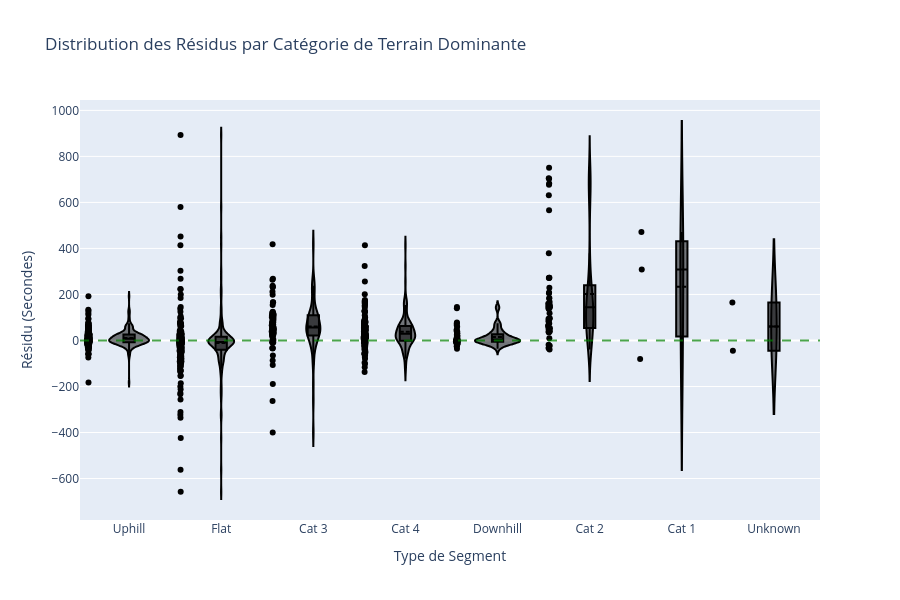

The notebook cell saved with this chart:
### Markdown cell above
## 3.6 By climb cat

### Code cell
import plotly.graph_objects as go
import pandas as pd
import numpy as np

# --- 1. PRÉPARATION ROBUSTE DES DONNÉES ---
# On s'assure de ne récupérer que les valeurs brutes pour éviter tout conflit d'index
# Si residuals est une Series, on prend .values, sinon on le prend tel quel (si c'est un array numpy)
res_values = residuals.values if hasattr(residuals, 'values') else residuals
pred_values = y_pred.values if hasattr(y_pred, 'values') else y_pred

# Création du DataFrame d'analyse en réinitialisant tout
analysis_df = X_train_ride.reset_index(drop=True).copy()

# Assignation directe des valeurs (ignore les index)
analysis_df['residual'] = res_values
analysis_df['predicted'] = pred_values

# Sécurité : Supprimer les lignes qui auraient pu rester vides (normalement 0 avec .values)
analysis_df = analysis_df.dropna(subset=['residual'])

# --- 2. DÉTERMINATION DES CATÉGORIES ---
def get_dominant_category(row):
    cats = {
        'Cat 1': row.get('cat_1_distance_km', 0),
        'Cat 2': row.get('cat_2_distance_km', 0),
        'Cat 3': row.get('cat_3_distance_km', 0),
        'Cat 4': row.get('cat_4_distance_km', 0),
        'Flat': row.get('flat_distance_km', 0),
        'Uphill': row.get('uphill_distance_km', 0),
        'Downhill': row.get('downhill_distance_km', 0)
    }
    if max(cats.values()) > 0:
        return max(cats, key=cats.get)
    return 'Unknown'

analysis_df['dominant_category'] = analysis_df.apply(get_dominant_category, axis=1)

# --- 3. PLOT ---
fig = go.Figure()

fig.add_trace(go.Violin(
    y=analysis_df['residual'],
    x=analysis_df['dominant_category'],
    name='Erreur du Modèle',
    box_visible=True,
    meanline_visible=True,
    points='all',
    jitter=0.05,
    pointpos=-1.8,
    line_color='black'
))

fig.update_layout(
    title="Distribution des Résidus par Catégorie de Terrain Dominante",
    yaxis_title="Résidu (Secondes)",
    xaxis_title="Type de Segment",
    height=600,
    showlegend=False
)

fig.add_hline(y=0, line_dash="dash", line_color="green", opacity=0.7)

fig.show()

### Figure 1 — Plotly figure (JSON) as saved in the notebook; plotly's stock layout.template omitted (floating-point values rounded to 4 significant figures; data arrays with more than 128 entries replaced by an {"elided": "..."} marker saying what was removed)
{"data": [{"box": {"visible": true}, "jitter": 0.05, "line": {"color": "black"}, "meanline": {"visible": true}, "name": "Erreur du Modèle", "pointpos": -1.8, "points": "all", "type": "violin", "x": {"elided": "757 str values"}, "y": {"elided": "757 float values"}}], "layout": {"height": 600, "shapes": [{"line": {"color": "green", "dash": "dash"}, "opacity": 0.7, "type": "line", "x0": 0, "x1": 1, "xref": "x domain", "y0": 0, "y1": 0, "yref": "y"}], "showlegend": false, "title": {"text": "Distribution des Résidus par Catégorie de Terrain Dominante"}, "xaxis": {"title": {"text": "Type de Segment"}}, "yaxis": {"title": {"text": "Résidu (Secondes)"}}}}
